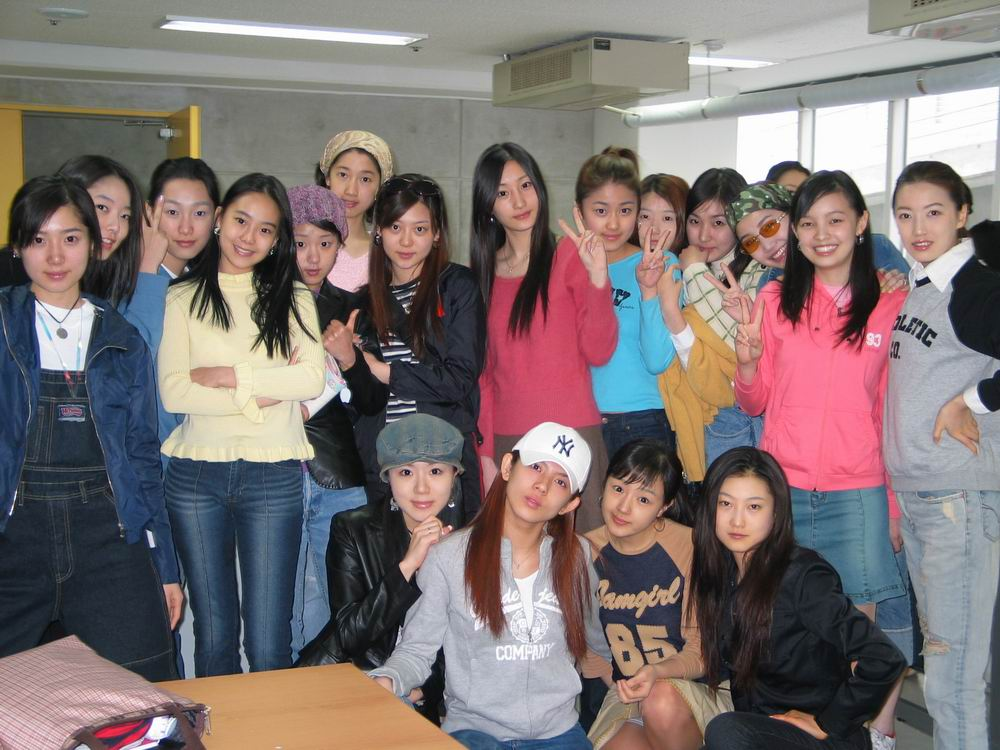
//> input picture Face Alignment/picture/1.jpg, 1000 x 750 px, given in place of the camera
$ ./main   (built with g++ and OpenCV 4)
//> lines starting //> are read from the running program, lines starting //| are printed output that depends on the picture; after the words box and inside, x2 and y2 are one past the last pixel; in counts of white or black regions, pixels touching at a corner belong together
#include <opencv2/highgui/highgui.hpp>
#include <opencv2/imgproc/imgproc.hpp>
#include <opencv2/core/core.hpp>
#include <opencv2/objdetect/objdetect.hpp>
#include <iostream>
#include <vector>

using namespace cv;
using namespace std;

void detectAndDraw(Mat& img, CascadeClassifier& cascade,
	CascadeClassifier& nestedCascade,
	double scale, bool tryflip);

int main()
{
	VideoCapture cap(0);    //打开默认摄像头
	if (!cap.isOpened())
	{
		return -1;
	}
	Mat frame;
	Mat edges;

	double fps = 0, time_per_frame;

	CascadeClassifier cascade, nestedCascade;
	bool stop = false;
	//训练好的文件名称，放置在可执行文件同目录下
	cascade.load("haarcascade_frontalface_default.xml");
	nestedCascade.load("haarcascade_eye_tree_eyeglasses.xml");
	while (!stop)
	{
		//程序开始和结束插入此函数获取时间，经过计算求得算法执行时间
		auto start = cv::getCPUTickCount();
		cap >> frame;
//> frame is the input picture: 750 rows x 1000 cols, CV_8UC3; mean B, G, R 114.2, 114.6, 126.9
		detectAndDraw(frame, cascade, nestedCascade, 2, 0);
		auto end = cv::getCPUTickCount();
		time_per_frame = (end - start) / cv::getTickFrequency();
		fps = (15 * fps + (1 / time_per_frame)) / 16;
		printf("Time per frame: %3.3f\tFPS: %3.3f\n", time_per_frame, fps);
	//	if (waitKey(30) >= 0)
	//		stop = true;
		if (cv::waitKey(25) == 27) break;
	}
	system("pause");
	return 0;
}
void detectAndDraw(Mat& img, CascadeClassifier& cascade,
	CascadeClassifier& nestedCascade,
	double scale, bool tryflip)
{
//> called with scale = 2, tryflip = false
	int i = 0;
	double t = 0;
	//建立用于存放人脸的向量容器
	vector<Rect> faces, faces2;
	//定义一些颜色，用来标示不同的人脸
	const static Scalar colors[] = {
		CV_RGB(0,0,255),
		CV_RGB(0,128,255),
		CV_RGB(0,255,255),
		CV_RGB(0,255,0),
		CV_RGB(255,128,0),
		CV_RGB(255,255,0),
		CV_RGB(255,0,0),
		CV_RGB(255,0,255)
};
	//建立缩小的图片，加快检测速度
	//nt cvRound (double value) 对一个double型的数进行四舍五入，并返回一个整型数！
	Mat gray, smallImg(cvRound(img.rows / scale), cvRound(img.cols / scale), CV_8UC1);
	//转成灰度图像，Harr特征基于灰度图
	cvtColor(img, gray, CV_BGR2GRAY);
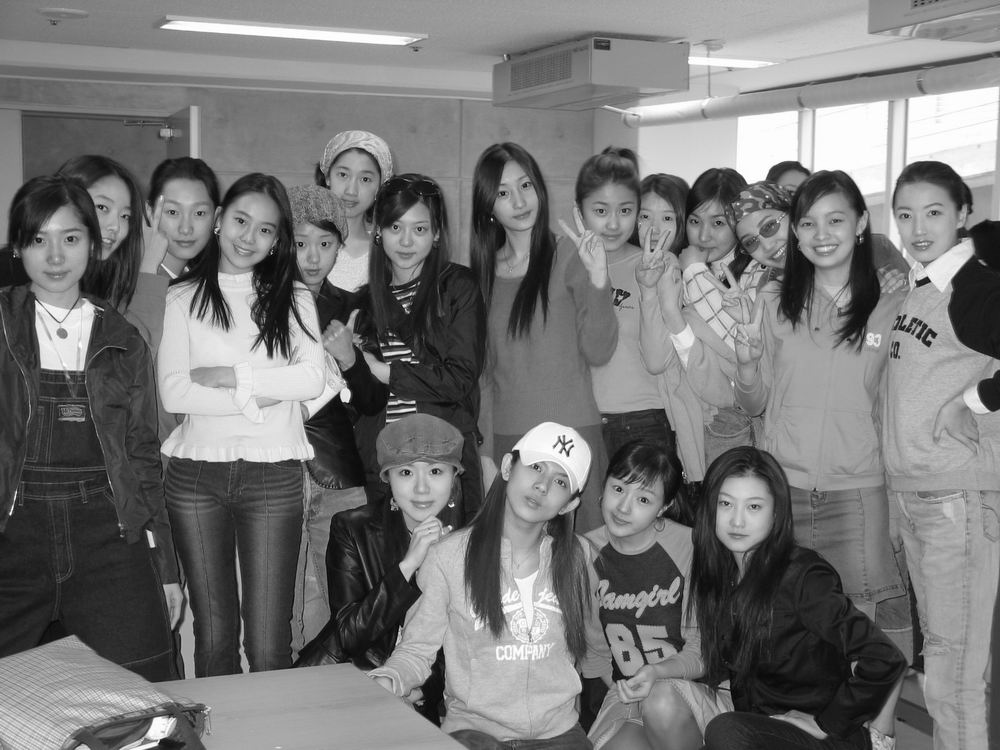
//> gray: 750 rows x 1000 cols, CV_8UC1; min 1, max 255, mean 118.3
	//改变图像大小，使用双线性差值
	resize(gray, smallImg, smallImg.size(), 0, 0, INTER_LINEAR);
	//变换后的图像进行直方图均值化处理
	equalizeHist(smallImg, smallImg);
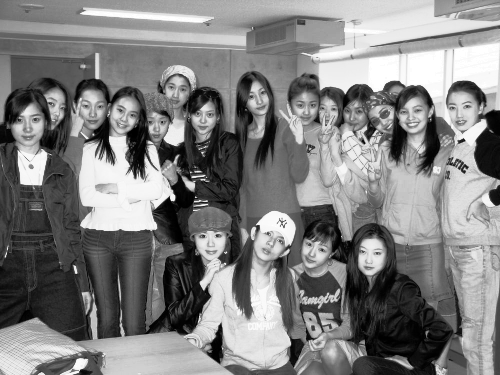
//> smallImg: 375 rows x 500 cols, CV_8UC1; min 0, max 255, mean 128.2

	//检测人脸
	//detectMultiScale函数中smallImg表示的是要检测的输入图像为smallImg，faces表示检测到的人脸目标序列，1.1表示
	//每次图像尺寸减小的比例为1.1，2表示每一个目标至少要被检测到3次才算是真的目标(因为周围的像素和不同的窗口大
	//小都可以检测到人脸),CV_HAAR_SCALE_IMAGE表示不是缩放分类器来检测，而是缩放图像，Size(30, 30)为目标的
	//最小最大尺寸
	cascade.detectMultiScale(smallImg, faces,
		1.1, 2, 0
		// |CV_HAAR_FIND_BIGGEST_OBJECT
		// |CV_HAAR_DO_ROUGH_SEARCH
		| CV_HAAR_SCALE_IMAGE
		,
		Size(30, 30));
//> faces = 12 Rects (x, y, width, height), first 8: [160, 76, 35, 35], [240, 82, 36, 36], [289, 92, 35, 35], [73, 91, 40, 40], [442, 93, 38, 38], [394, 97, 36, 36], [108, 99, 37, 37], [186, 101, 35, 35]
	//如果使能，翻转图像继续检测
	if (tryflip)
	{
		flip(smallImg, smallImg, 1);
		cascade.detectMultiScale(smallImg, faces2,
			1.1, 2, 0
			// |CV_HAAR_FIND_BIGGEST_OBJECT
			// |CV_HAAR_DO_ROUGH_SEARCH
			| CV_HAAR_SCALE_IMAGE
			,
			Size(30, 30));
		for (vector<Rect>::const_iterator r = faces2.begin(); r != faces2.end(); r++)
		{
			faces.push_back(Rect(smallImg.cols - r->x - r->width, r->y, r->width, r->height));
		}
	}
	t = (double)cvGetTickCount() - t;
	//   qDebug( "detection time = %g ms\n", t/((double)cvGetTickFrequency()*1000.) );
	for (vector<Rect>::const_iterator r = faces.begin(); r != faces.end(); r++, i++)
	{
		Mat smallImgROI;
		vector<Rect> nestedObjects;
		Point center;
		Scalar color = colors[i % 8];
		int radius;

		double aspect_ratio = (double)r->width / r->height;
		if (0.75 < aspect_ratio && aspect_ratio < 1.3)
		{
			//标示人脸时在缩小之前的图像上标示，所以这里根据缩放比例换算回去
			center.x = cvRound((r->x + r->width*0.5)*scale);
			center.y = cvRound((r->y + r->height*0.5)*scale);
			radius = cvRound((r->width + r->height)*0.25*scale);
			circle(img, center, radius, color, 3, 8, 0);
		}
		else
			rectangle(img, cvPoint(cvRound(r->x*scale), cvRound(r->y*scale)),
				cvPoint(cvRound((r->x + r->width - 1)*scale), cvRound((r->y + r->height - 1)*scale)),
				color, 3, 8, 0);
		if (nestedCascade.empty())
			continue;
		smallImgROI = smallImg(*r);
		//同样方法检测人眼
		/*
		nestedCascade.detectMultiScale(smallImgROI, nestedObjects,
			1.1, 2, 0
			// |CV_HAAR_FIND_BIGGEST_OBJECT
			// |CV_HAAR_DO_ROUGH_SEARCH
			// |CV_HAAR_DO_CANNY_PRUNING
			| CV_HAAR_SCALE_IMAGE
			,
			Size(30, 30));
		for (vector<Rect>::const_iterator nr = nestedObjects.begin(); nr != nestedObjects.end(); nr++)
		{
			center.x = cvRound((r->x + nr->x + nr->width*0.5)*scale);
			center.y = cvRound((r->y + nr->y + nr->height*0.5)*scale);
			radius = cvRound((nr->width + nr->height)*0.25*scale);
			circle(img, center, radius, color, 3, 8, 0);
		}
		*/
	}
//> this loop made 12 passes
//> radius on passes 1 to 12: 35, 36, 35, 40, 38, 36, 37, 35, 37, 36, 44, 60
//> pass 1, in detectAndDraw, `smallImgROI = smallImg(*r);`:
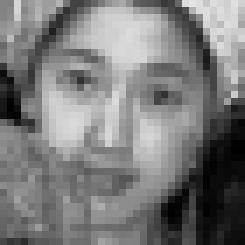
//> smallImgROI: 35 rows x 35 cols, CV_8UC1 (shown 7 times larger); min 0, max 229, mean 122.4
//> pass 2, in detectAndDraw, `smallImgROI = smallImg(*r);`:
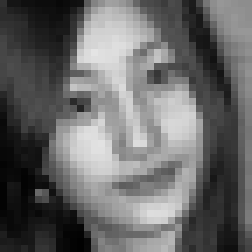
//> smallImgROI: 36 rows x 36 cols, CV_8UC1 (shown 7 times larger); min 1, max 228, mean 104
//> pass 3, in detectAndDraw, `smallImgROI = smallImg(*r);`:
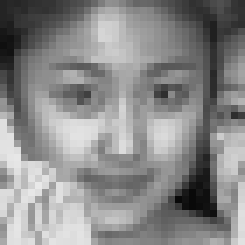
//> smallImgROI: 35 rows x 35 cols, CV_8UC1 (shown 7 times larger); min 9, max 233, mean 137.5
//> after the loop:
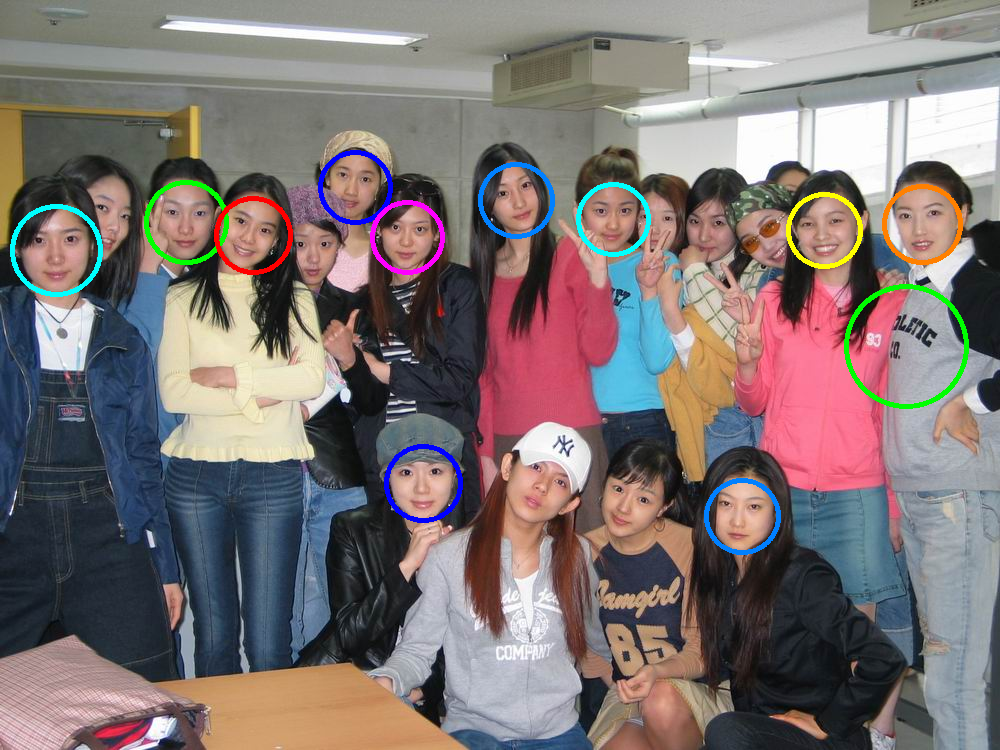
//> img: 750 rows x 1000 cols, CV_8UC3; 1.94% of pixels changed, all inside (x1, y1, x2, y2) = (10, 150, 969, 555)
//> after the loop, i = 12
//> the Esc key is pressed
	cv::imshow("result", img);
}

$ run again, on Face Alignment/picture/3.jpg
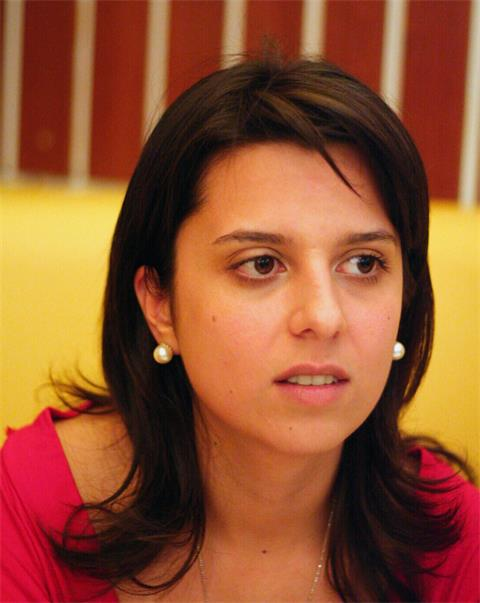
//> input picture Face Alignment/picture/3.jpg, 480 x 603 px, given in place of the camera
//> frame is the input picture: 603 rows x 480 cols, CV_8UC3; mean B, G, R 48.3, 81.9, 145.9
//> faces = 2 Rects (x, y, width, height): [83, 79, 137, 137], [79, 45, 117, 117]
//> the loop in detectAndDraw, `for (vector<Rect>::const_iterator r = faces.begin(); r != faces.end();..` made 2 passes
//> (aspect_ratio, radius) on passes 1 to 2: (1, 137), (1, 117)
//> pass 1, in detectAndDraw, `smallImgROI = smallImg(*r);`:
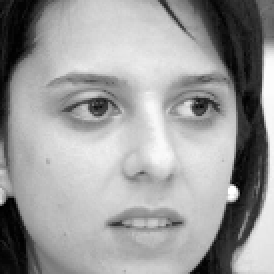
//> smallImgROI: 137 rows x 137 cols, CV_8UC1 (shown 2 times larger); min 0, max 255, mean 155.5
//> after the loop in detectAndDraw, `for (vector<Rect>::const_iterator r = faces.begin(); r != faces.end();..`:
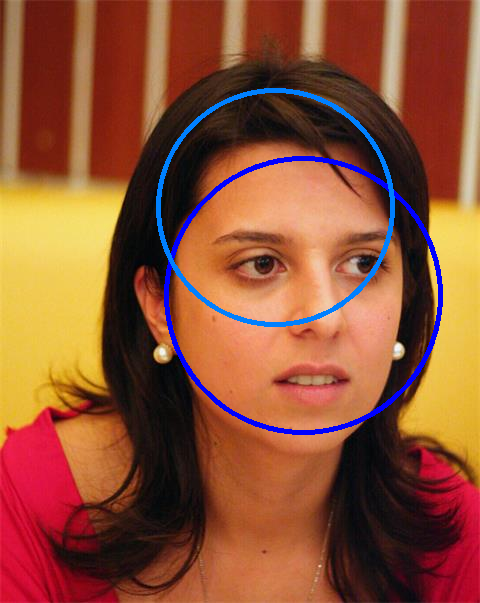
//> img: 603 rows x 480 cols, CV_8UC3; 2.71% of pixels changed, all inside (x1, y1, x2, y2) = (156, 88, 443, 435)
//> after the loop in detectAndDraw, `for (vector<Rect>::const_iterator r = faces.begin(); r != faces.end();..`: i = 2
